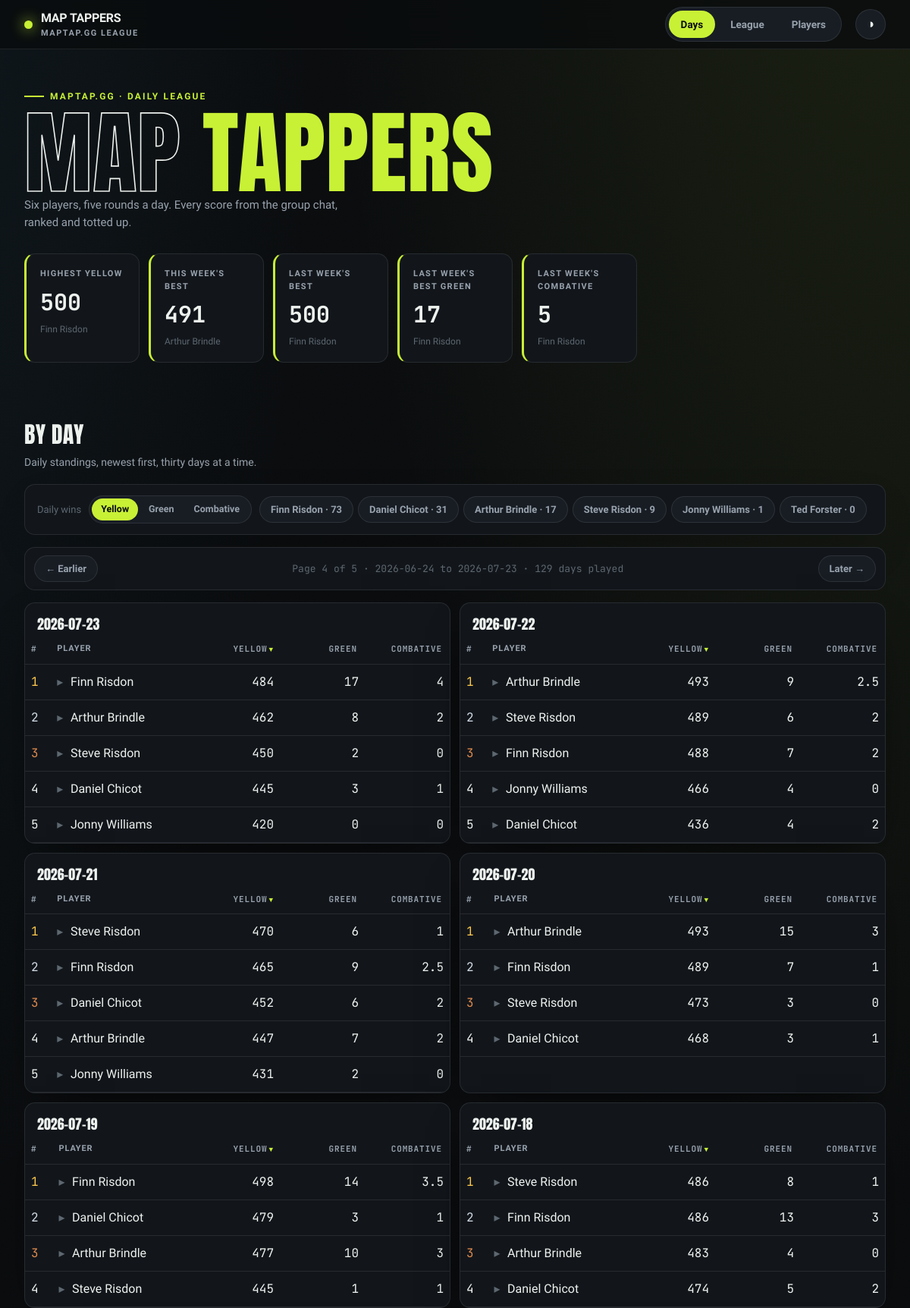
Screenshot of /days?page=4 (upper part) with the database file from the repository.
### tables this page shows
CREATE TABLE entries (
    id INTEGER PRIMARY KEY,
    player TEXT NOT NULL,
    game_date TEXT NOT NULL,
    maptap_score INTEGER NOT NULL,
    UNIQUE (player, game_date)
);

### src/maptap/app.py (the view)
@app.get("/days", response_class=HTMLResponse)
def days(request: Request, page: int = 1):
    with closing(_conn()) as conn:
        context = {
            **daily_leaderboard_page(conn, page=page),
            "win_rows": [
                ("Yellow", daily_win_counts(conn, metric="cumulative")),
                ("Green", green_jersey_win_counts(conn)),
                ("Combative", combative_win_counts(conn)),
            ],
            "stats": hero_stats(conn),
            "active": "days",
        }
    return templates.TemplateResponse(request, "days.html", context)

### src/maptap/templates/days.html (shortened to what this page needs)
{% extends "base.html" %}
{% block content %}
{% macro pager() %}
{% if pages > 1 %}
<nav class="panel pager" aria-label="Earlier and later days">
    {% if page < pages %}<a class="chip pager-link" href="/days?page={{ page + 1 }}">← Earlier</a>{% else %}<span class="chip pager-link disabled" aria-disabled="true">← Earlier</span>{% endif %}
    <span class="pager-meta">Page {{ page }} of {{ pages }} · {{ days[-1].game_date }} to {{ days[0].game_date }} · {{ total_days }} days played</span>
    {% if page > 1 %}<a class="chip pager-link" href="{{ '/days' if page == 2 else '/days?page=' ~ (page - 1) }}">Later →</a>{% else %}<span class="chip pager-link disabled" aria-disabled="true">Later →</span>{% endif %}
</nav>
{% endif %}
{% endmacro %}
<h2 class="section-head">By day</h2>
<p class="section-sub">Daily standings, newest first{% if pages > 1 %}, thirty days at a time{% endif %}.</p>
<div class="panel toolbar">
    <span class="chip-label">Daily wins</span>
    <div class="seg" role="group" aria-label="Competition">
        {% for label, _ in win_rows %}
        <button type="button" class="seg-btn" aria-controls="wins-{{ label | lower }}" aria-pressed="{{ 'true' if loop.first else 'false' }}">{{ label }}</button>
        {% endfor %}
    </div>
    {% for label, win_counts in win_rows %}
    <div class="chips" id="wins-{{ label | lower }}"{% if not loop.first %} hidden{% endif %}>
        {% for w in win_counts %}
        <span class="chip static">{{ w.player }} · {{ w.wins }}</span>
        {% endfor %}
    </div>
    {% endfor %}
</div>
{{ pager() }}
<div class="day-grid">
    {% for day in days %}
    <div class="panel table-card">
        <table data-sortable>
            <caption>{{ day.game_date }}</caption>
            <thead>
                <tr>
                    <th class="num" data-sort="number" data-first="asc">#</th>
                    <th class="txt" data-sort="text">Player</th>
                    {% for key, label in [('cumulative', 'Yellow'), ('green', 'Green'), ('combative', 'Combative')] %}
                    <th class="num jersey" data-sort="number"{% if key == 'cumulative' %} data-sorted="desc"{% endif %}>{{ label }}</th>
                    {% endfor %}
                </tr>
            </thead>
            <tbody>
                {% for s in day.standings %}
                <tr role="button" tabindex="0" aria-expanded="false" aria-label="Show rounds for {{ s.player }}">
                    <td class="num medal-{{ s.position }}">{{ s.position }}</td>
                    <td class="txt"><span class="caret" aria-hidden="true">▸</span>{{ s.player }}</td>
                    <td class="num">{{ s.cumulative }}</td>
                    <td class="num">{{ s.green }}</td>
                    <td class="num">{{ s.combative_points }}</td>
                </tr>
                {% endfor %}
            </tbody>
        </table>
    </div>
    {% endfor %}
</div>
{% endblock %}

### src/maptap/templates/base.html (shortened to what this page needs)
<!DOCTYPE html>
<html lang="en-GB" data-theme="dark">
<head>
    <link rel="stylesheet" href="/static/styles.css">
</head>
<body>
    <nav class="nav">
        <div class="wrap nav-inner">
            <div class="brand">
                <span class="dot"></span>
                <span>MAP&nbsp;TAPPERS<small>maptap.gg league</small></span>
            </div>
            <div class="tabs">
                <a class="tab {{ 'active' if active == 'days' else '' }}" href="/days">Days</a>
                <a class="tab {{ 'active' if active == 'league' else '' }}" href="/league">League</a>
                <a class="tab {{ 'active' if active == 'players' else '' }}" href="/players">Players</a>
            </div>
            <button class="theme-btn" id="themeBtn" title="Toggle theme" aria-label="Toggle theme">◑</button>
        </div>
    </nav>
    <header class="hero">
        <div class="wrap">
            <span class="hero-tag">maptap.gg · daily league</span>
            <h1><span class="out">Map</span> <span class="em">Tappers</span></h1>
            <p class="hero-sub">{{ stats.player_count | number_word }} player{{ '' if stats.player_count == 1 else 's' }}, five rounds a day. Every score from the group chat, ranked and totted up.</p>
            <div class="stat-row">
                <div class="stat">
                    <div class="label">Highest Yellow</div>
                    <div class="value">{{ stats.highest_cumulative if stats.highest_cumulative is not none else '—' }}</div>
                    <div class="sub">{{ stats.highest_cumulative_player or '—' }}</div>
                </div>
                <div class="stat">
                    <div class="label">This Week's Best</div>
                    <div class="value">{{ stats.week_best if stats.week_best is not none else '—' }}</div>
                    <div class="sub">{{ stats.week_best_player or 'no rides yet' }}</div>
                </div>
                <div class="stat">
                    <div class="label">Last Week's Best</div>
                    <div class="value">{{ stats.last_week_best if stats.last_week_best is not none else '—' }}</div>
                    <div class="sub">{{ stats.last_week_best_player or 'no rides' }}</div>
                </div>
                <div class="stat">
                    <div class="label">Last Week's Best Green</div>
                    <div class="value">{{ stats.last_week_best_green if stats.last_week_best_green is not none else '—' }}</div>
                    <div class="sub">{{ stats.last_week_best_green_player or 'no rides' }}</div>
                </div>
                <div class="stat">
                    <div class="label">Last Week's Combative</div>
                    <div class="value">{{ stats.last_week_combative if stats.last_week_combative is not none else '—' }}</div>
                    <div class="sub">{{ stats.last_week_combative_player or 'no rides' }}</div>
                </div>
            </div>
        </div>
    </header>
    <main class="wrap">
        {% block content %}{% endblock %}
    </main>
</body>
</html>

### rows the page displays
entries: player "Finn Risdon"
entries: player "Arthur Brindle"
entries: player "Finn Risdon"
entries: game_date "2026-06-24"
entries: game_date "2026-07-23", label "YELLOW" "GREEN" "COMBATIVE", position "3", player "Steve Risdon", cumulative "450", green "2", combative_points "0"
entries: position "1", player "Finn Risdon", cumulative "484", green "17", combative_points "4"
entries: position "2", player "Arthur Brindle", cumulative "462", green "8", combative_points "2"
entries: position "4", player "Daniel Chicot", cumulative "445", green "3", combative_points "1"
entries: position "5", player "Jonny Williams", cumulative "420", green "0", combative_points "0"
entries: game_date "2026-07-22", label "YELLOW" "GREEN" "COMBATIVE", position "5", player "Daniel Chicot", cumulative "436", green "4", combative_points "2"
entries: position "1", player "Arthur Brindle", cumulative "493", green "9", combative_points "2.5"
entries: position "2", player "Steve Risdon", cumulative "489", green "6", combative_points "2"
entries: position "3", player "Finn Risdon", cumulative "488", green "7", combative_points "2"
entries: position "4", player "Jonny Williams", cumulative "466", green "4", combative_points "0"
entries: game_date "2026-07-21", label "YELLOW" "GREEN" "COMBATIVE", position "3", player "Daniel Chicot", cumulative "452", green "6", combative_points "2"
entries: position "1", player "Steve Risdon", cumulative "470", green "6", combative_points "1"
entries: position "2", player "Finn Risdon", cumulative "465", green "9", combative_points "2.5"
entries: position "4", player "Arthur Brindle", cumulative "447", green "7", combative_points "2"
entries: position "5", player "Jonny Williams", cumulative "431", green "2", combative_points "0"
entries: game_date "2026-07-20", label "YELLOW" "GREEN" "COMBATIVE", position "4", player "Daniel Chicot", cumulative "468", green "3", combative_points "1"
entries: position "1", player "Arthur Brindle", cumulative "493", green "15", combative_points "3"
entries: position "2", player "Finn Risdon", cumulative "489", green "7", combative_points "1"
entries: position "3", player "Steve Risdon", cumulative "473", green "3", combative_points "0"
entries: game_date "2026-07-19", label "YELLOW" "GREEN" "COMBATIVE", position "2", player "Daniel Chicot", cumulative "479", green "3", combative_points "1"
entries: position "1", player "Finn Risdon", cumulative "498", green "14", combative_points "3.5"
entries: position "3", player "Arthur Brindle", cumulative "477", green "10", combative_points "3"
entries: position "4", player "Steve Risdon", cumulative "445", green "1", combative_points "1"
entries: game_date "2026-07-18", label "YELLOW" "GREEN" "COMBATIVE", position "1", player "Steve Risdon", cumulative "486", green "8", combative_points "1"
entries: position "2", player "Finn Risdon", cumulative "486", green "13", combative_points "3"
entries: position "3", player "Arthur Brindle", cumulative "483", green "4", combative_points "0"
entries: position "4", player "Daniel Chicot", cumulative "474", green "5", combative_points "2"

### other values shown
{{ stats.player_count | number_word }} "Six"
{{ '' if stats.player_count == 1 else 's' }} "s"
{{ stats.week_best if stats.week_best is not none else '—' }} "491"
{{ stats.last_week_best if stats.last_week_best is not none else '—' }} "500"
{{ label }} "Yellow" "Green" "Combative"
{{ w.player }} "Finn Risdon" "Daniel Chicot" "Arthur Brindle" "Steve Risdon" "Jonny Williams" "Ted Forster"
{{ w.wins }} "73" "31" "17" "9" "1" "0"
{{ page }} "4"
{{ pages }} "5"
{{ total_days }} "129"
